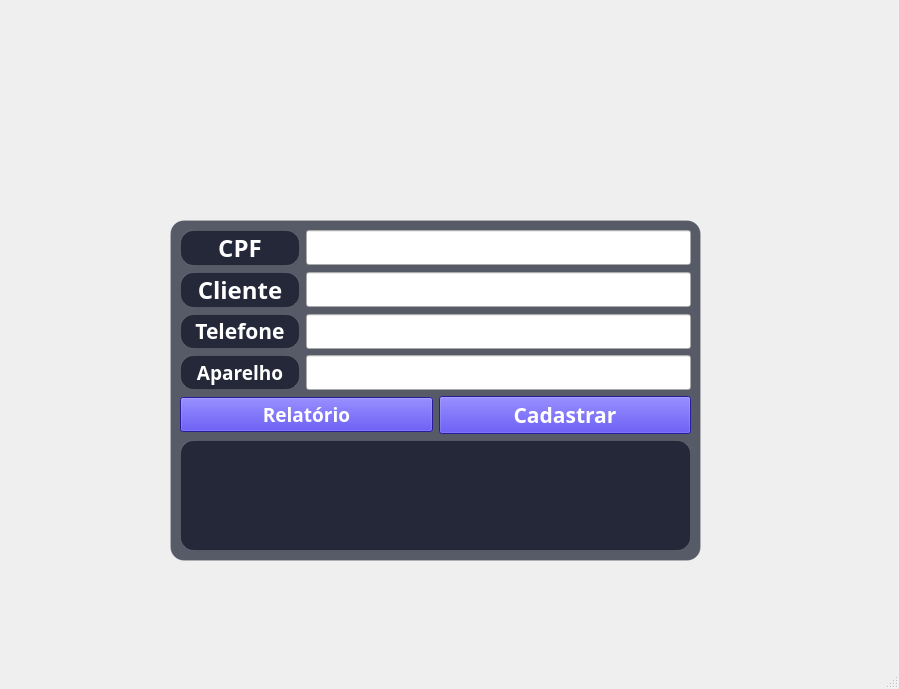
<?xml version="1.0" encoding="UTF-8"?>
<ui version="4.0">
 <class>MainWindow</class>
 <widget class="QMainWindow" name="MainWindow">
  <property name="geometry">
   <rect>
    <x>0</x>
    <y>0</y>
    <width>899</width>
    <height>689</height>
   </rect>
  </property>
  <property name="windowTitle">
   <string>MainWindow</string>
  </property>
  <widget class="QWidget" name="centralwidget">
   <property name="styleSheet">
    <string notr="true">QWidget#centralwidget {
    border-image: url(:/fundo.png) 0 0 0 0 stretch stretch;
}</string>
   </property>
   <widget class="QLabel" name="label_1">
    <property name="geometry">
     <rect>
      <x>260</x>
      <y>10</y>
      <width>351</width>
      <height>201</height>
     </rect>
    </property>
    <property name="text">
     <string/>
    </property>
    <property name="pixmap">
     <pixmap resource="imagens1.qrc">:/logo_connect.png</pixmap>
    </property>
    <property name="scaledContents">
     <bool>true</bool>
    </property>
    <property name="alignment">
     <set>Qt::AlignCenter</set>
    </property>
   </widget>
   <widget class="QFrame" name="frame">
    <property name="geometry">
     <rect>
      <x>170</x>
      <y>220</y>
      <width>531</width>
      <height>341</height>
     </rect>
    </property>
    <property name="contextMenuPolicy">
     <enum>Qt::NoContextMenu</enum>
    </property>
    <property name="styleSheet">
     <string notr="true">QFrame {
    background-color: rgba(10, 15, 35, 170);
    border-radius: 14px;
    border: 1px solid rgba(255,255,255,30);
}</string>
    </property>
    <property name="frameShape">
     <enum>QFrame::StyledPanel</enum>
    </property>
    <property name="frameShadow">
     <enum>QFrame::Raised</enum>
    </property>
    <layout class="QVBoxLayout" name="verticalLayout">
     <item>
      <layout class="QFormLayout" name="formLayout">
       <item row="0" column="0">
        <widget class="QLabel" name="label_3">
         <property name="minimumSize">
          <size>
           <width>120</width>
           <height>0</height>
          </size>
         </property>
         <property name="maximumSize">
          <size>
           <width>120</width>
           <height>16777215</height>
          </size>
         </property>
         <property name="font">
          <font>
           <family>Tw Cen MT</family>
           <pointsize>16</pointsize>
           <weight>75</weight>
           <bold>true</bold>
          </font>
         </property>
         <property name="frameShape">
          <enum>QFrame::WinPanel</enum>
         </property>
         <property name="frameShadow">
          <enum>QFrame::Plain</enum>
         </property>
         <property name="lineWidth">
          <number>1</number>
         </property>
         <property name="midLineWidth">
          <number>0</number>
         </property>
         <property name="text">
          <string>&lt;html&gt;&lt;head/&gt;&lt;body&gt;&lt;p&gt;&lt;span style=&quot; font-size:18pt; color:#ffffff;&quot;&gt;CPF&lt;/span&gt;&lt;/p&gt;&lt;/body&gt;&lt;/html&gt;</string>
         </property>
         <property name="alignment">
          <set>Qt::AlignCenter</set>
         </property>
        </widget>
       </item>
       <item row="0" column="1">
        <widget class="QLineEdit" name="txtCpf">
         <property name="font">
          <font>
           <family>Tw Cen MT</family>
           <pointsize>14</pointsize>
          </font>
         </property>
        </widget>
       </item>
       <item row="1" column="0">
        <widget class="QLabel" name="label_7">
         <property name="minimumSize">
          <size>
           <width>120</width>
           <height>0</height>
          </size>
         </property>
         <property name="maximumSize">
          <size>
           <width>120</width>
           <height>16777215</height>
          </size>
         </property>
         <property name="font">
          <font>
           <family>Tw Cen MT</family>
           <pointsize>16</pointsize>
           <weight>75</weight>
           <bold>true</bold>
          </font>
         </property>
         <property name="frameShape">
          <enum>QFrame::WinPanel</enum>
         </property>
         <property name="text">
          <string>&lt;html&gt;&lt;head/&gt;&lt;body&gt;&lt;p&gt;&lt;span style=&quot; font-size:18pt; color:#ffffff;&quot;&gt;Cliente&lt;/span&gt;&lt;/p&gt;&lt;/body&gt;&lt;/html&gt;</string>
         </property>
         <property name="alignment">
          <set>Qt::AlignCenter</set>
         </property>
        </widget>
       </item>
       <item row="1" column="1">
        <widget class="QLineEdit" name="txtCliente">
         <property name="font">
          <font>
           <family>Tw Cen MT</family>
           <pointsize>14</pointsize>
          </font>
         </property>
        </widget>
       </item>
       <item row="2" column="0">
        <widget class="QLabel" name="label_6">
         <property name="minimumSize">
          <size>
           <width>120</width>
           <height>0</height>
          </size>
         </property>
         <property name="maximumSize">
          <size>
           <width>120</width>
           <height>16777215</height>
          </size>
         </property>
         <property name="font">
          <font>
           <family>Tw Cen MT</family>
           <pointsize>16</pointsize>
           <weight>75</weight>
           <bold>true</bold>
          </font>
         </property>
         <property name="frameShape">
          <enum>QFrame::WinPanel</enum>
         </property>
         <property name="text">
          <string>&lt;html&gt;&lt;head/&gt;&lt;body&gt;&lt;p&gt;&lt;span style=&quot; color:#ffffff;&quot;&gt;Telefone&lt;/span&gt;&lt;/p&gt;&lt;/body&gt;&lt;/html&gt;</string>
         </property>
         <property name="alignment">
          <set>Qt::AlignCenter</set>
         </property>
        </widget>
       </item>
       <item row="2" column="1">
        <widget class="QLineEdit" name="txtFone">
         <property name="font">
          <font>
           <family>Tw Cen MT</family>
           <pointsize>14</pointsize>
          </font>
         </property>
        </widget>
       </item>
       <item row="3" column="0">
        <widget class="QLabel" name="label_8">
         <property name="minimumSize">
          <size>
           <width>120</width>
           <height>0</height>
          </size>
         </property>
         <property name="font">
          <font>
           <family>Tw Cen MT</family>
           <pointsize>16</pointsize>
           <weight>75</weight>
           <bold>true</bold>
          </font>
         </property>
         <property name="frameShape">
          <enum>QFrame::WinPanel</enum>
         </property>
         <property name="text">
          <string>&lt;html&gt;&lt;head/&gt;&lt;body&gt;&lt;p&gt;&lt;span style=&quot; font-size:14pt; color:#ffffff;&quot;&gt;Aparelho&lt;/span&gt;&lt;/p&gt;&lt;/body&gt;&lt;/html&gt;</string>
         </property>
         <property name="alignment">
          <set>Qt::AlignCenter</set>
         </property>
        </widget>
       </item>
       <item row="3" column="1">
        <widget class="QLineEdit" name="txtAparelho">
         <property name="font">
          <font>
           <family>Tw Cen MT</family>
           <pointsize>14</pointsize>
          </font>
         </property>
        </widget>
       </item>
      </layout>
     </item>
     <item>
      <layout class="QHBoxLayout" name="horizontalLayout">
       <item>
        <widget class="QPushButton" name="btnRelatorio">
         <property name="font">
          <font>
           <family>Tw Cen MT</family>
           <pointsize>14</pointsize>
           <weight>75</weight>
           <bold>true</bold>
          </font>
         </property>
         <property name="styleSheet">
          <string notr="true">color:rgb(255,255,255);
background-color: rgb(57, 42, 214);</string>
         </property>
         <property name="text">
          <string>Relatório</string>
         </property>
        </widget>
       </item>
       <item>
        <widget class="QPushButton" name="btnCadastrar">
         <property name="font">
          <font>
           <family>Tw Cen MT</family>
           <pointsize>16</pointsize>
           <weight>75</weight>
           <bold>true</bold>
          </font>
         </property>
         <property name="styleSheet">
          <string notr="true">color:rgb(255,255,255);
background-color: rgb(57, 42, 214);</string>
         </property>
         <property name="text">
          <string>Cadastrar</string>
         </property>
        </widget>
       </item>
      </layout>
     </item>
     <item>
      <widget class="QLabel" name="lblConfirmar">
       <property name="font">
        <font>
         <family>Tw Cen MT</family>
         <pointsize>14</pointsize>
         <weight>75</weight>
         <bold>true</bold>
        </font>
       </property>
       <property name="whatsThis">
        <string>&lt;html&gt;&lt;head/&gt;&lt;body&gt;&lt;p&gt;&lt;br/&gt;&lt;/p&gt;&lt;/body&gt;&lt;/html&gt;</string>
       </property>
       <property name="styleSheet">
        <string notr="true">color: rgb(255, 255, 255);</string>
       </property>
       <property name="text">
        <string/>
       </property>
       <property name="alignment">
        <set>Qt::AlignCenter</set>
       </property>
      </widget>
     </item>
    </layout>
   </widget>
  </widget>
  <widget class="QMenuBar" name="menubar">
   <property name="geometry">
    <rect>
     <x>0</x>
     <y>0</y>
     <width>899</width>
     <height>21</height>
    </rect>
   </property>
  </widget>
  <widget class="QStatusBar" name="statusbar"/>
 </widget>
 <resources>
  <include location="imagens1.qrc"/>
 </resources>
 <connections/>
</ui>
